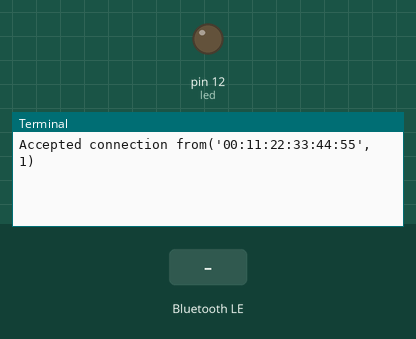
Simulated run of this program. Board: Raspberry Pi (header pin numbers). On the bench: output pins drawn as LEDs (lit = HIGH), the last lines printed to the terminal. The test bench sets the inputs (shaded band). A phone connects over Bluetooth after 1 s.

Above: at 2.2 s.
2.3 s: "0" written over Bluetooth
At 3.5 s:
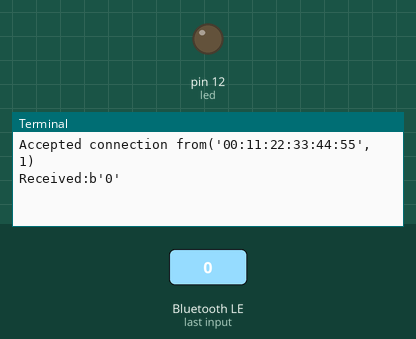
3.8 s: "q" written over Bluetooth
At 4.7 s:
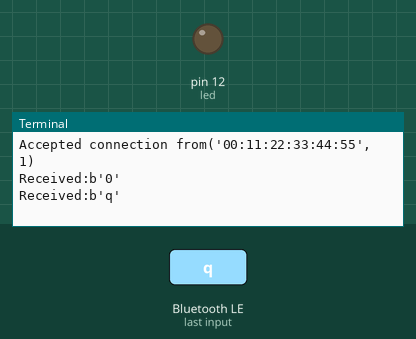
5.3 s: "on" written over Bluetooth
At 5.9 s:
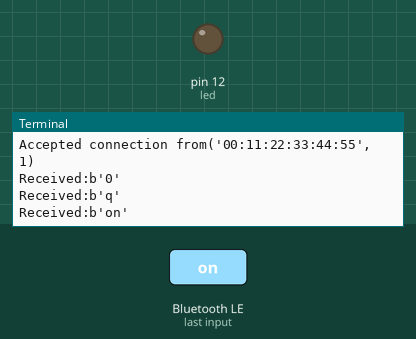

The program:

bluetooth_relay.py
```python
import bluetooth
import RPi.GPIO as GPIO
led=12

GPIO.setmode(GPIO.BOARD)
GPIO.setwarnings(False)
GPIO.setup(led,GPIO.OUT)
GPIO.output(led,0)

server_socket = bluetooth.BluetoothSocket(bluetooth.RFCOMM)

port=1

server_socket.bind(('',1))
server_socket.listen(1)


client_socket,address = server_socket.accept()
print("Accepted connection from"+str(address))
while 1:

    data = client_socket.recv(1024)
    print("Received:%s"%data)

    if(data == "0"):
        print("LED OFF")
        GPIO.output(led,0)
    if(data == "1"):
        print("LED ON")
        GPIO.output(led,1)
    if(data == "q"):
        print("Quit")
        break

client_socket.close()
server_socket.close()
GPIO.cleanup()
```

Measured:
- after the input at 2.3 s, the terminal: prints a new line at once (image 1)
- after the input at 3.8 s, the terminal: prints a new line at once (image 2)
- after the input at 5.3 s, the terminal: prints a new line at once (image 3)
